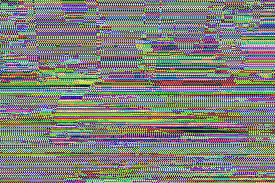
#> input picture knowit/Dag6/mush.png, 275 x 183 px, found by its file name
$ python dag6.py
#> lines starting #> are read from the running program, lines starting #| are printed output that depends on the picture
import imageio
import PIL
import numpy as np

im = imageio.imread(r'C:\git\kodekalendere\knowit\Dag6\mush.png')
#> im is the input picture: shape (183, 275, 3); mean R, G, B 126.5, 128.1, 122
orig_shape = im.shape
#> orig_shape = (183, 275, 3)
im = im.reshape(-1,3)

for i in range(len(im)-1,0,-1):
    im[i] = im[i]^im[i-1]
#> this loop made 50324 passes
#> i on passes 1 to 3: 50324, 50323, 50322

im = im.reshape(orig_shape)
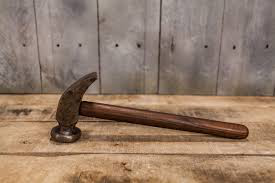
#> im: shape (183, 275, 3); mean R, G, B 147.7, 124, 106.2


#> (the run stopped early here; a loop or call above may not have finished)
